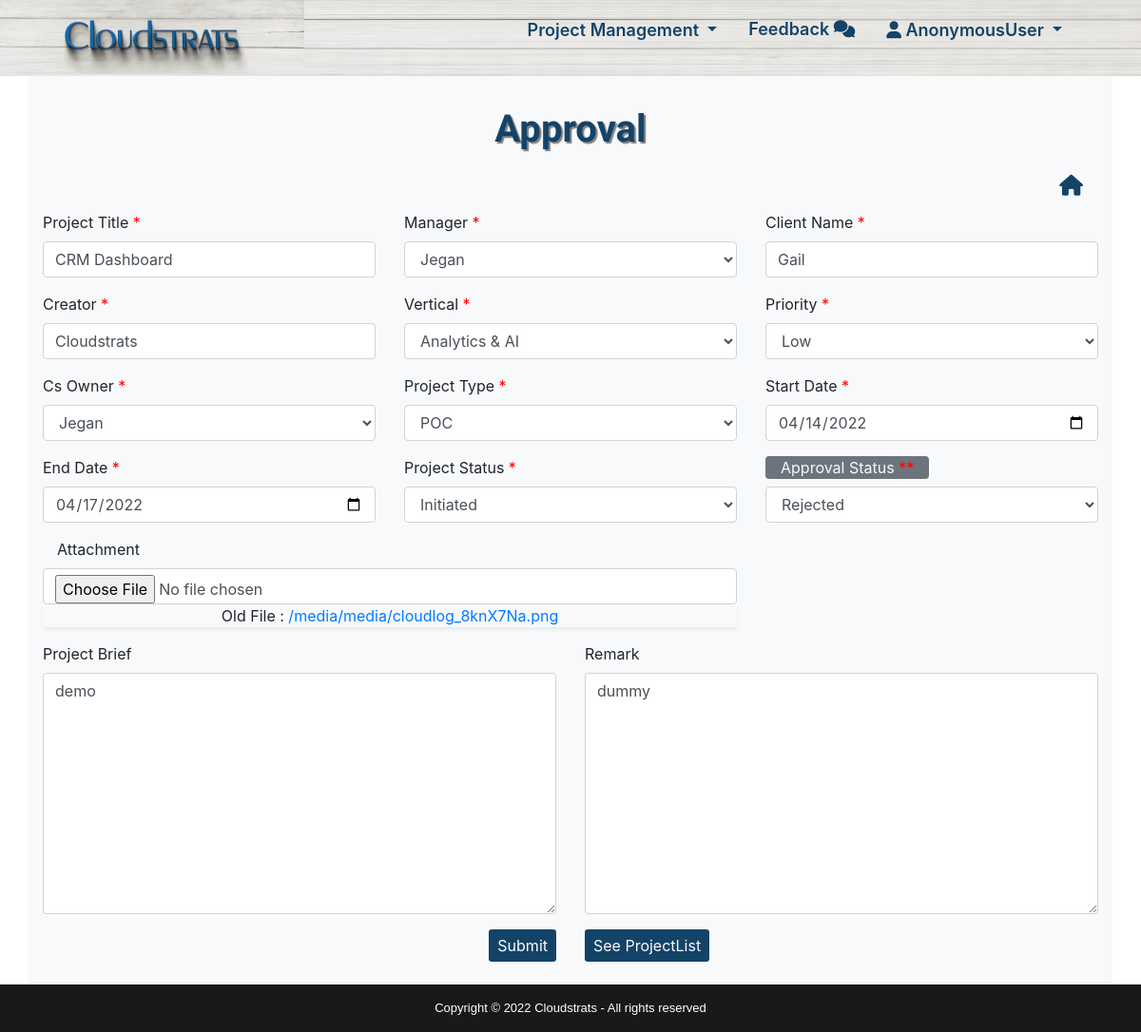
Screenshot of /Project_Management/approvalpage/2/ with the database file from the repository.
### Project_Management/models.py (models this page shows, shortened)
class Project(models.Model):
    project_title=models.CharField(max_length = 100)
    client_Name= models.CharField(max_length = 100, null=True, blank=True)
    creator= models.CharField(max_length = 100)
    vertical=models.ForeignKey(Vertical,on_delete=models.CASCADE,blank=True)
    CsOwner=models.ForeignKey(User, on_delete=models.CASCADE)
    manager=models.ForeignKey(User, on_delete=models.CASCADE, related_name="project_owner")
    priority=models.IntegerField(choices=PRIORITY_TYPE,default=1,null=True,blank=True)
    project_type=models.IntegerField(choices=PROJECT_TYPE,default=1,null=True,blank=True)
    start_date = models.DateField(null=True,blank=True)
    end_date = models.DateField(null=True,blank=True)
    remark = models.TextField(null=True, blank=True)
    description=models.TextField(null=True,blank=True)
    approval_status=models.IntegerField(choices=APPROVAL_STATUS,default=1,null=True,blank=True)
    project_status=models.IntegerField(choices=PROJECT_STATUS,default=1,null=True,blank=True)
    attachment = models.FileField(upload_to='media')

### Project_Management/views.py (the view, shortened to what this page needs)
# urls.py: path('Project_Management/approvalpage/<id>/',views.approvalpage), #url For delete the project
def approvalpage(request,id): #function for updating project details
    product=Project.objects.get(id=id)
    form=Projectform(instance=product)
    file_url = product.attachment.url
    return render(request,'Projectmanagement/approvalpage.html',{'form':form, 'file_url':file_url})

### accounts/models.py (called while the page is built)
    def __str__(self):
        return self.name

### templates/Projectmanagement/approvalpage.html (shortened to what this page needs)
{% extends 'base.html' %}
{% load static %}
{% block nav %}
<div class="collapse navbar-collapse" id="navbarSupportedContent">
    <ul class="navbar-nav ml-auto" style="margin-top: -7px !important;">
        <li class="nav-link nav-item dropdown px-3">
            <span class="btn p-0 dropdown-toggle" type="button" id="dropdownMenuButton" data-toggle="dropdown"
                aria-haspopup="true" aria-expanded="false"
                style="outline: none;font-weight: 600; color: #144368; font-size: 18px;">
                Project Management
            </span>
        </li>
        {% if request.user.is_superuser %}
        <li class="nav-link nav-item px-3">
            <a href="/Project_Management/Reviewdetail"
                style="text-decoration: none; font-weight: 600; color: #144368; font-size: 18px;">
                See Feedback&nbsp;<i class="fa-solid fa-comments"></i>
            </a>
        </li>
        {% else %}
        <li class="nav-link nav-item px-3">
            <a href="/Project_Management/Reviewfun"
                style="text-decoration: none; font-weight: 600; color: #144368; font-size: 18px;">
                Feedback&nbsp;<i class="fa-solid fa-comments"></i>
            </a>
        </li>
        {% endif %}
        <li class="nav-link nav-item dropdown px-3">
            <span class="btn p-0 dropdown-toggle" type="button" id="dropdownMenuButton" data-toggle="dropdown"
                aria-haspopup="true" aria-expanded="false"
                style="outline: none;font-weight: 600; color: #144368; font-size: 18px;">
                <i class="fa-solid fa-user"></i> {{ request.user }}
            </span>
        </li>
    </ul>
    </nav>
{% endblock %}
{% block body %}
<form  method="POST" enctype="multipart/form-data">
    <div class="container bg-light rounded py-4" style="margin-top: -9rem !important;">
        <h1 style="color: #144368; font-family: Chivo; text-shadow: 2px 2px 1px #817f7f; font-weight: 700 !important;"
            class="mt-2 text-center">Approval</h1>
        <div class="row">
            <div class="col-md-10">
            </div>
            <div class="col-md-2 text-right">
                <a href="/homepage" style="color: #144368; font-size: 22px; "><i
                        class="fa fa-home m-3"></i></a>
            </div>
            <div class="col-md-4 form-group" style="font-size: 1rem;">
                <label for=" ">Project Title <span style="color: red;">*</span></label>{{form.project_title}}
            </div>
            <div class="col-md-4 form-group" style="font-size: 1rem;">
                <label for=" ">Manager <span style="color: red;">*</span></label>{{form.manager}}
            </div>
            <div class="col-md-4 form-group">
                <label for=" ">Client Name <span style="color: red;">*</span></label>{{form.client_Name}}
            </div>
            <div class="col-md-4 form-group">
                <label for=" ">Creator <span style="color: red;">*</span></label>{{form.creator}}
            </div>
            <div class="col-md-4 form-group">
                <label for=" ">Vertical <span style="color: red;">*</span></label>{{form.vertical}}
            </div>
            <div class="col-md-4 form-group" style="font-size: 1rem;">
                <label for=" ">Priority <span style="color: red;">*</span></label>{{form.priority}}
            </div>
            <div class="col-md-4 form-group">
                <label for=" ">Cs Owner <span style="color: red;">*</span></label>{{form.CsOwner}}
            </div>
            <div class="col-md-4 form-group">
                <label for=" ">Project Type <span style="color: red;">*</span></label>{{form.project_type}}
            </div>
            <div class="col-md-4 form-group">
                <label for=" ">Start Date <span style="color: red;">*</span></label>{{form.start_date}}
            </div>
            <div class="col-md-4 form-group" style="font-size: 1rem;">
                <label for=" ">End Date <span style="color: red;">*</span></label>{{form.end_date}}
            </div>
            <div class="col-md-4 form-group">
                <label for=" ">Project Status <span style="color: red;">*</span></label>{{form.project_status}}
            </div>
            <div class="col-md-4 form-group">
                <label for=" " class="bg-secondary px-3 rounded text-light">Approval Status <span style="color: red;">**</span></label>{{form.approval_status}}
            </div>
            <div class="col-md-8">
                <div class="form-group">
                    <label for="Attachment" class="col-sm-3 control-label"> Attachment</label>
                    {{form.attachment}}
                    <p class="btn-block btn-light shadow-sm text-center">Old File : <a href="{{file_url}}" target="_blank">{{file_url}}</a></p>
                </div>
            </div>
            <div class="col-md-6 form-group" style="font-size: 1rem;">
                <label for=" ">Project Brief</label>{{form.description}}
            </div>
            <div class="col-md-6 form-group">
                <label for=" ">Remark</label>{{form.remark}}
            </div>
            <div class="col-md-4"></div>
            <div class="col-md-2 text-right">
                <input type="submit" value="Submit" class="btn btn-sm text-white"
                    style="background-color: #144368; font-size: 1rem;">
            </div>
            <div class="col-md-2">
                <button class="btn btn-sm" style="background-color: #144368; font-size: 01rem;"
                    type="button"><a href="/Project_Management/projectlist" class="text-light" style="text-decoration: none !important;">See ProjectList</a></button>
            </div>
            <div class="col-md-2"></div>
        </div>
    </div>
</form>
{% endblock %}

### static/css/style.css (style rules this page uses)
:root { --color1: #144368; }
body { background-color: #fff; }

### templates/base.html (style rules this page uses)
body::after { content: ''; display: block; height: 50px; }

### rows the page displays
Project: project_title "CRM Dashboard", manager "Jegan", client_Name "Gail", creator "Cloudstrats", vertical "Analytics & AI", priority "Low", CsOwner "Jegan", project_type "POC", start_date "04/14/2022", end_date "04/17/2022", project_status "Initiated", approval_status "Rejected", description "demo", remark "dummy"

### other values shown
{{ request.user }} "AnonymousUser"
{{ file_url }} "/media/media/cloudlog_8knX7Na.png"
